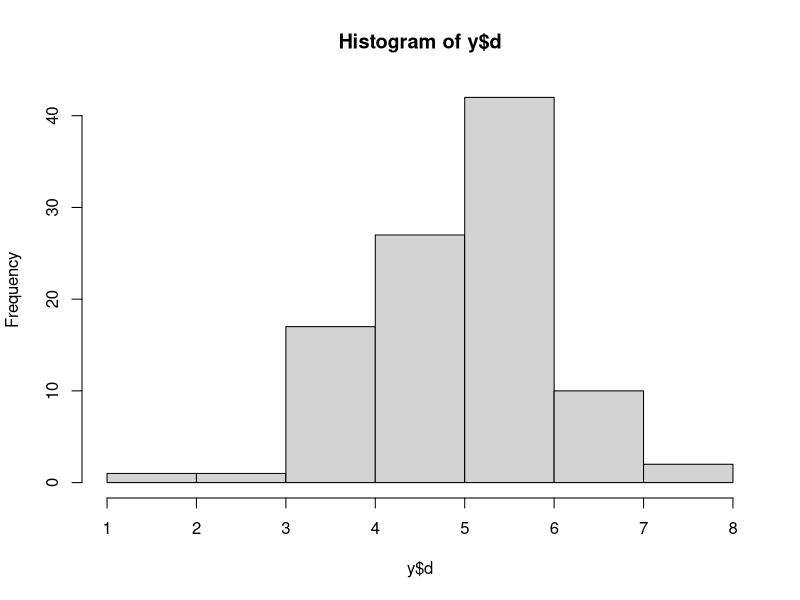
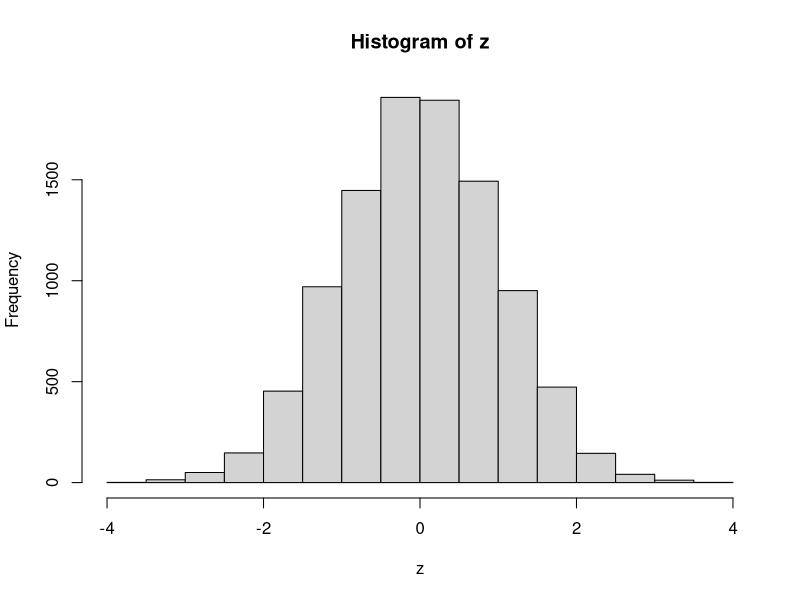

These charts were generated, in order, by the following R code:
#lapply
x<-list(a=1:5,b=rnorm(10))
lapply(x,mean)
mean(x$a)
mean(x$b)
y<-list(a=1:4,b=rnorm(10),c=rnorm(20,1),d=rnorm(100,5))
hist(y$d)
lapply(y,mean)
lapply(y,sd)
lapply(y,sum)
z=rnorm(10000)
hist(z)
x<-1:4
lapply(x,runif)
names(x)<-c("a","b","c","d")
runif(1)
runif(2)

#Sapply
x<-list(a=1:5,b=rnorm(10))
sapply(x,mean)#the diff b/t sapply and lapply is sapply show data in form of series except list 
lapply(x,mean)

x<-1:4
sapply(x,runif)# in this situation the sapply will return in form of list because every
#time the number of list is incresing and
#didnt know whaat to return wheather vector or martix 
#although matrix os not possible because vector contain fix nrow and ncol
lapply(x,runif)
names(x)<-c("a","b","c","d")

y<-list(a=1:4,b=rnorm(10),c=rnorm(20,1),d=rnorm(100,5))
lapply(y,sum)
sapply(y,sum)


#apply
x<-matrix(rnorm(200),20,10)
apply(x,2,mean)
apply(x,1,sum)
?quantile
apply(x,1,quantile)
apply(x,1,quantile,probs=c(.25,.50))

#tapply
?gl
x<-c(rnorm(10),runif(10),rnorm(10,1))
f<-gl(3,10)
tapply(x,f,mean)
rnorm(10)
runif(10)
rnorm(10,1)
tapply(x,f,mean,simplify = FALSE)
tapply(x,f,range)

